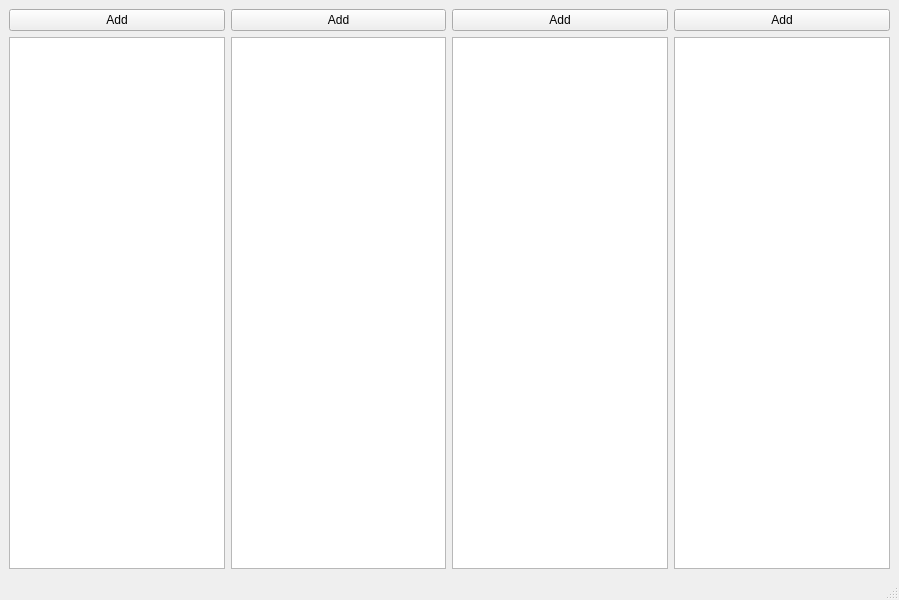
<?xml version="1.0" encoding="UTF-8"?>
<ui version="4.0">
 <class>MainWindow</class>
 <widget class="QMainWindow" name="MainWindow">
  <property name="geometry">
   <rect>
    <x>0</x>
    <y>0</y>
    <width>899</width>
    <height>600</height>
   </rect>
  </property>
  <property name="windowTitle">
   <string>MainWindow</string>
  </property>
  <widget class="QWidget" name="centralwidget">
   <layout class="QGridLayout" name="gridLayout">
    <item row="0" column="0">
     <layout class="QHBoxLayout" name="horizontalLayout">
      <item>
       <layout class="QVBoxLayout" name="verticalLayout">
        <item>
         <widget class="QPushButton" name="addFarmButton">
          <property name="text">
           <string>Add</string>
          </property>
         </widget>
        </item>
        <item>
         <widget class="QListWidget" name="farmList"/>
        </item>
       </layout>
      </item>
      <item>
       <layout class="QVBoxLayout" name="verticalLayout_2">
        <item>
         <widget class="QPushButton" name="addMilkButton">
          <property name="text">
           <string>Add</string>
          </property>
         </widget>
        </item>
        <item>
         <widget class="QListWidget" name="milkList"/>
        </item>
       </layout>
      </item>
      <item>
       <layout class="QVBoxLayout" name="verticalLayout_3">
        <item>
         <widget class="QPushButton" name="addCreameryButton">
          <property name="text">
           <string>Add</string>
          </property>
         </widget>
        </item>
        <item>
         <widget class="QListWidget" name="creameryList"/>
        </item>
       </layout>
      </item>
      <item>
       <layout class="QVBoxLayout" name="verticalLayout_4">
        <item>
         <widget class="QPushButton" name="addCheeseButton">
          <property name="text">
           <string>Add</string>
          </property>
         </widget>
        </item>
        <item>
         <widget class="QListWidget" name="cheeseList"/>
        </item>
       </layout>
      </item>
     </layout>
    </item>
   </layout>
  </widget>
  <widget class="QMenuBar" name="menubar">
   <property name="geometry">
    <rect>
     <x>0</x>
     <y>0</y>
     <width>899</width>
     <height>22</height>
    </rect>
   </property>
  </widget>
  <widget class="QStatusBar" name="statusbar"/>
 </widget>
 <resources/>
 <connections/>
</ui>
